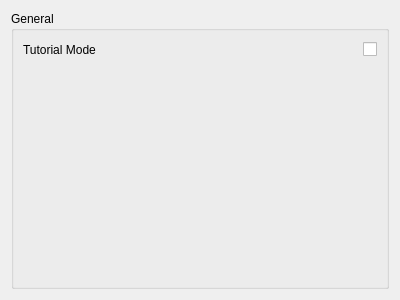
<?xml version="1.0" encoding="UTF-8"?>
<ui version="4.0">
 <class>TheBasicsConfig</class>
 <widget class="QWidget" name="TheBasicsConfig">
  <property name="geometry">
   <rect>
    <x>0</x>
    <y>0</y>
    <width>400</width>
    <height>300</height>
   </rect>
  </property>
  <property name="windowTitle">
   <string>Form</string>
  </property>
  <layout class="QVBoxLayout" name="verticalLayout">
   <item>
    <widget class="QGroupBox" name="groupBox">
     <property name="title">
      <string>General</string>
     </property>
     <layout class="QFormLayout" name="formLayout">
      <property name="fieldGrowthPolicy">
       <enum>QFormLayout::ExpandingFieldsGrow</enum>
      </property>
      <item row="0" column="0">
       <widget class="QLabel" name="label">
        <property name="text">
         <string>Tutorial Mode</string>
        </property>
       </widget>
      </item>
      <item row="0" column="1">
       <layout class="QHBoxLayout" name="horizontalLayout_2">
        <item>
         <spacer name="horizontalSpacer">
          <property name="orientation">
           <enum>Qt::Horizontal</enum>
          </property>
          <property name="sizeHint" stdset="0">
           <size>
            <width>40</width>
            <height>20</height>
           </size>
          </property>
         </spacer>
        </item>
        <item>
         <widget class="QCheckBox" name="tutorialCheckBox">
          <property name="text">
           <string/>
          </property>
         </widget>
        </item>
       </layout>
      </item>
     </layout>
    </widget>
   </item>
  </layout>
 </widget>
 <resources/>
 <connections/>
</ui>
